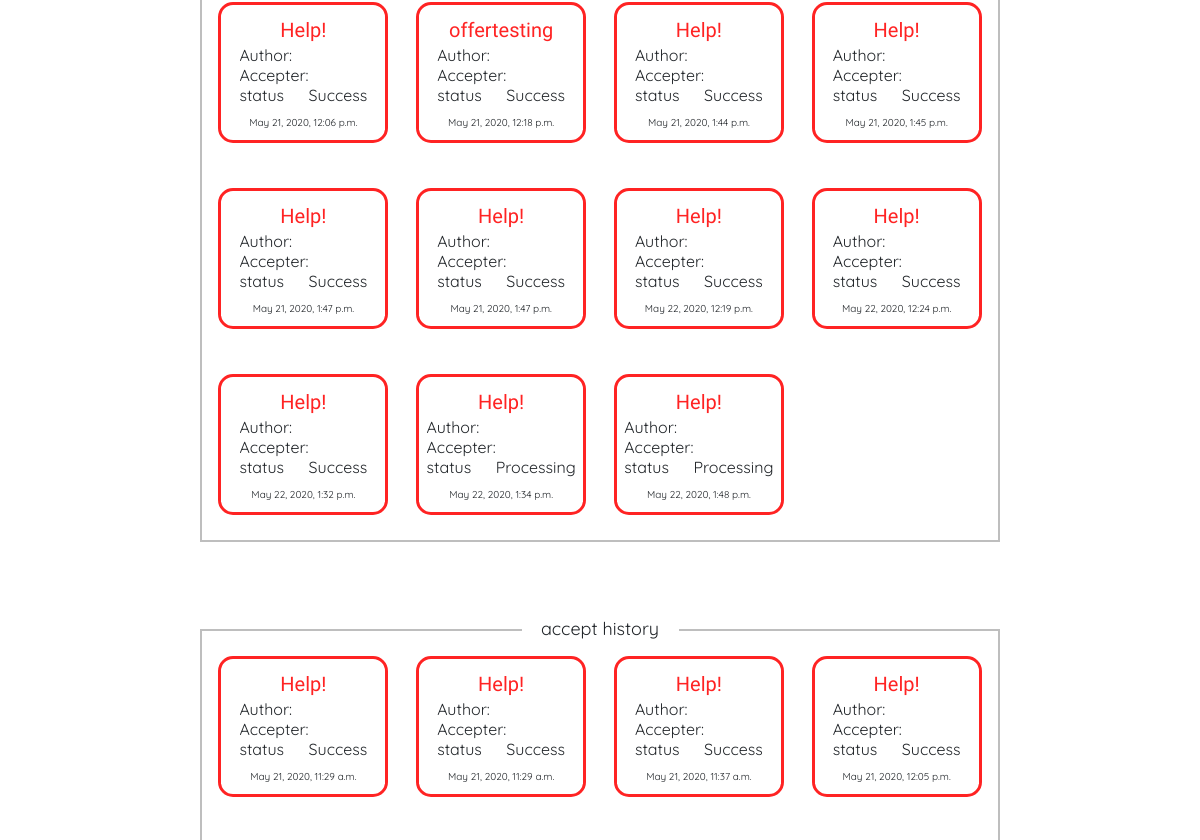
/profiles/18-406/ (signed in, middle part), run on an earlier commit of the app's database.
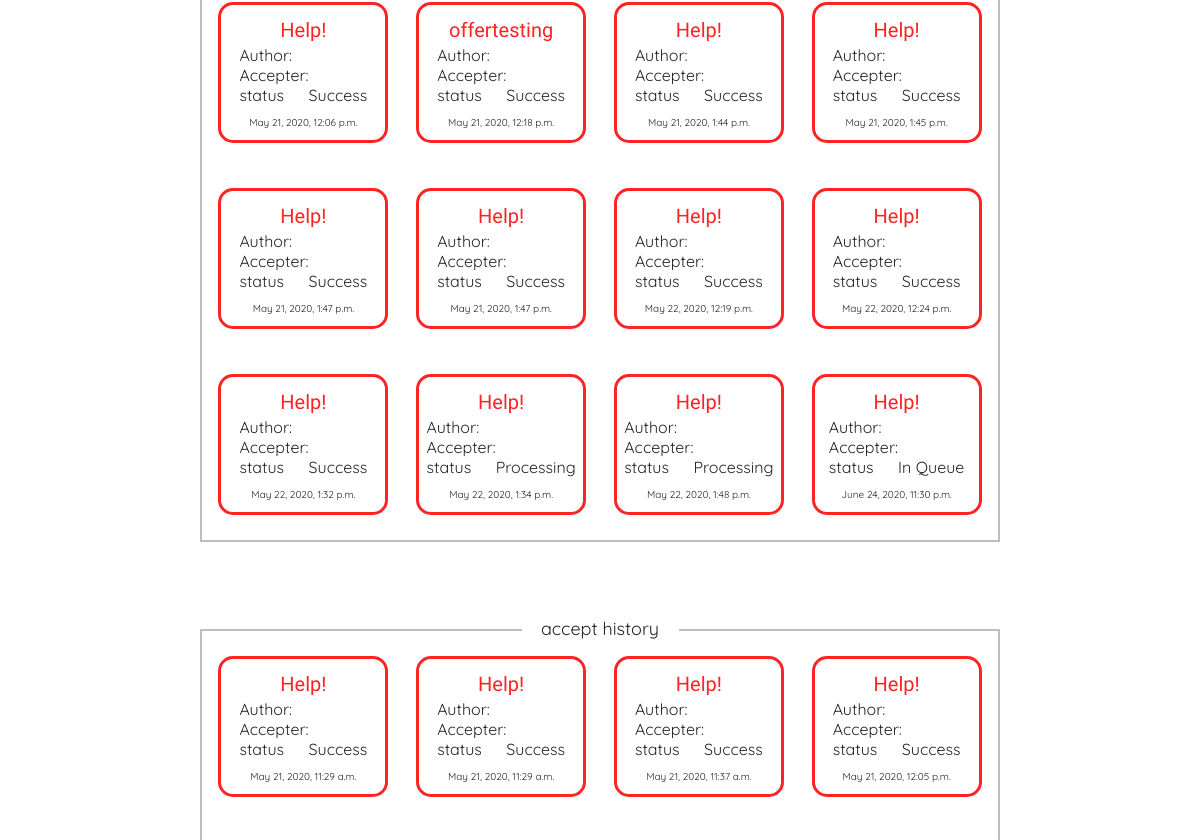
And on a later commit of the database.
### items/models.py (models this page shows, shortened)
class transaction(models.Model):
    class Status(models.IntegerChoices):
        PROCESSING  = 0
        SUCCESS     = 1
        FAILED      = 2
        IN_QUEUE    = 3
    class Method(models.IntegerChoices):
        REQUEST     = 0
        OFFER       = 1
    status              = models.IntegerField(default=3,choices=Status.choices,null=False)
    date_create         = models.DateTimeField(verbose_name='date created', auto_now_add=True)
    date_update         = models.DateTimeField(verbose_name='date update', auto_now=True)
    tags                = TaggableManager()
    author              = models.CharField(max_length=100, null=False)
    accepter            = models.CharField(default='None', max_length=100, null=False)
    title               = models.CharField(max_length=60, null=False)
    content             = models.CharField(max_length=100, null=False)
    details             = models.TextField(blank=True, null=True)
    method              = models.IntegerField(default=0,choices=Method.choices,null=False)

### users/views.py (the view)
# urls.py: path('profiles/<slug:stuid>/', dynamicProfileLookup, name='profile'),
def dynamicProfileLookup(request, stuid):
    form = AddBio(request.POST)
    student = Student.objects.get(student_id=stuid)
    transau = transaction.objects.filter(author=stuid)
    transac = transaction.objects.filter(accepter=stuid)
    context = {
        "student" : student,
        "transau" : transau,
        "transac" : transac,
        "form": form,
    }
    if request.POST and form.is_valid():
        request.user.bio = form.cleaned_data['bio']
        request.user.save()
        redirect('profiles/'+stuid)
    elif request.POST:
        request.user.bio = ""
        request.user.save()
    return render(request, "accounts/details.html", context)

### templates/accounts/details.html (shortened to what this page needs)
{% extends 'base.html' %}
{% block content %}
{% if user.is_authenticated %}
{% include 'items/history-details.html' %}
{% else %}
<h1 id='content-text'> Please Login <a href="{% url 'login' %}" id='content-text'>Here</a> </h1>
{% endif %}
{% endblock %}

### templates/items/preview.html (shortened to what this page needs)
<div class='tran-preview'>
    <a href="{% url 'item' tran.id %}">{{tran.title}}</a>
    <table>
        <tr>
            <td>Author:</td>
            <td style="text-align: center;">{{tran.donor}}</td>
        </tr>
        <tr>
            <td>Accepter:</td>
            <td style="text-align: center;">{{tran.recipient}}</td>
        </tr>
        <tr>
            <td>status</td>
            <td style="text-align: center;">{{tran.get_status_display}}</td>
        </tr>
    </table>
    <p>{{tran.date_create}}</p>
</div>

What changed in the data, as far as the page shows it:
added transaction: title "Help!", status "In Queue", date_create "June 24, 2020, 11:30 p.m."
